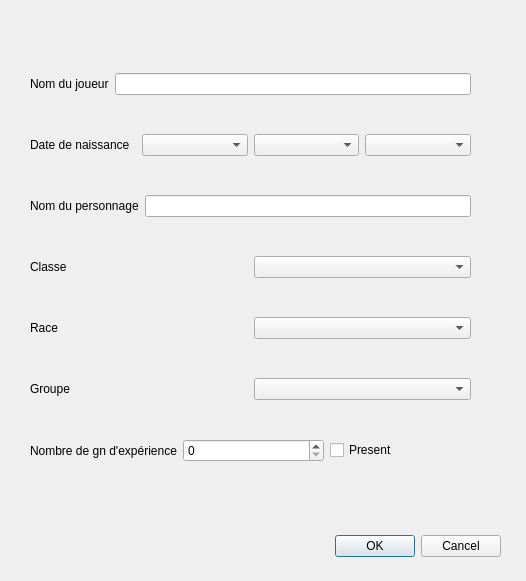
<?xml version="1.0" encoding="UTF-8"?>
<ui version="4.0">
 <class>Ajouter</class>
 <widget class="QDialog" name="Ajouter">
  <property name="geometry">
   <rect>
    <x>0</x>
    <y>0</y>
    <width>526</width>
    <height>581</height>
   </rect>
  </property>
  <property name="windowTitle">
   <string>Dialog</string>
  </property>
  <widget class="QDialogButtonBox" name="buttonBox">
   <property name="geometry">
    <rect>
     <x>160</x>
     <y>530</y>
     <width>341</width>
     <height>32</height>
    </rect>
   </property>
   <property name="orientation">
    <enum>Qt::Horizontal</enum>
   </property>
   <property name="standardButtons">
    <set>QDialogButtonBox::Cancel|QDialogButtonBox::Ok</set>
   </property>
  </widget>
  <widget class="QWidget" name="verticalLayoutWidget">
   <property name="geometry">
    <rect>
     <x>30</x>
     <y>40</y>
     <width>441</width>
     <height>461</height>
    </rect>
   </property>
   <layout class="QVBoxLayout" name="verticalLayout">
    <item>
     <layout class="QHBoxLayout" name="horizontalLayout">
      <item>
       <widget class="QLabel" name="label_7">
        <property name="text">
         <string>Nom du joueur</string>
        </property>
       </widget>
      </item>
      <item>
       <widget class="QLineEdit" name="boxNom"/>
      </item>
     </layout>
    </item>
    <item>
     <layout class="QHBoxLayout" name="horizontalLayout_2">
      <item>
       <widget class="QLabel" name="label">
        <property name="text">
         <string>Date de naissance</string>
        </property>
       </widget>
      </item>
      <item>
       <widget class="QComboBox" name="boxJour"/>
      </item>
      <item>
       <widget class="QComboBox" name="boxMois"/>
      </item>
      <item>
       <widget class="QComboBox" name="boxAnnee"/>
      </item>
     </layout>
    </item>
    <item>
     <layout class="QHBoxLayout" name="horizontalLayout_3">
      <item>
       <widget class="QLabel" name="label_2">
        <property name="text">
         <string>Nom du personnage</string>
        </property>
       </widget>
      </item>
      <item>
       <widget class="QLineEdit" name="boxPersonnage"/>
      </item>
     </layout>
    </item>
    <item>
     <layout class="QHBoxLayout" name="horizontalLayout_4">
      <item>
       <widget class="QLabel" name="label_3">
        <property name="text">
         <string>Classe</string>
        </property>
       </widget>
      </item>
      <item>
       <widget class="QComboBox" name="boxClasse"/>
      </item>
     </layout>
    </item>
    <item>
     <layout class="QHBoxLayout" name="horizontalLayout_5">
      <item>
       <widget class="QLabel" name="label_4">
        <property name="text">
         <string>Race</string>
        </property>
       </widget>
      </item>
      <item>
       <widget class="QComboBox" name="boxRace"/>
      </item>
     </layout>
    </item>
    <item>
     <layout class="QHBoxLayout" name="horizontalLayout_6">
      <item>
       <widget class="QLabel" name="label_5">
        <property name="text">
         <string>Groupe</string>
        </property>
       </widget>
      </item>
      <item>
       <widget class="QComboBox" name="boxGroupe"/>
      </item>
     </layout>
    </item>
    <item>
     <layout class="QHBoxLayout" name="horizontalLayout_7">
      <item>
       <widget class="QLabel" name="label_6">
        <property name="text">
         <string>Nombre de gn d'expérience</string>
        </property>
       </widget>
      </item>
      <item>
       <widget class="QSpinBox" name="boxExp"/>
      </item>
      <item>
       <widget class="QCheckBox" name="boxPresent">
        <property name="text">
         <string>Present</string>
        </property>
       </widget>
      </item>
     </layout>
    </item>
   </layout>
  </widget>
 </widget>
 <resources/>
 <connections>
  <connection>
   <sender>buttonBox</sender>
   <signal>accepted()</signal>
   <receiver>Ajouter</receiver>
   <slot>accept()</slot>
   <hints>
    <hint type="sourcelabel">
     <x>248</x>
     <y>254</y>
    </hint>
    <hint type="destinationlabel">
     <x>157</x>
     <y>274</y>
    </hint>
   </hints>
  </connection>
  <connection>
   <sender>buttonBox</sender>
   <signal>rejected()</signal>
   <receiver>Ajouter</receiver>
   <slot>reject()</slot>
   <hints>
    <hint type="sourcelabel">
     <x>316</x>
     <y>260</y>
    </hint>
    <hint type="destinationlabel">
     <x>286</x>
     <y>274</y>
    </hint>
   </hints>
  </connection>
 </connections>
</ui>
